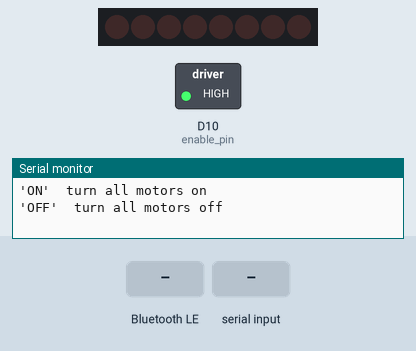
Recording of a sketch running on a simulated Arduino Nano 33 IoT. On the bench: 8 shift-register outputs drawn as a row of LEDs (first output left, lit = HIGH), switched loads named in the sketch (green lamp = pin HIGH), the last lines printed to the serial monitor. Wiring (inferred from the names in the program): shift register (74HC595): SPI. Wiring (inferred from the signals the program sends): row of LEDs: on Q0, Q1, Q2, Q3, Q4, Q5, Q6, Q7. Inputs (shaded band) come from the test bench. Nothing arrives over Bluetooth unless stated; a phone connects over Bluetooth LE 3 s after start.

Above: at 1.2 s.
1.3 s: Bluetooth LE write "ON" received
At 4.0 s:
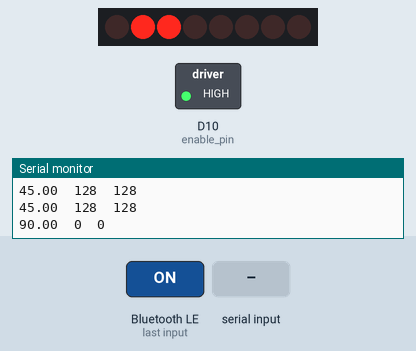
4.3 s: Bluetooth LE write "200" received
At 5.4 s:
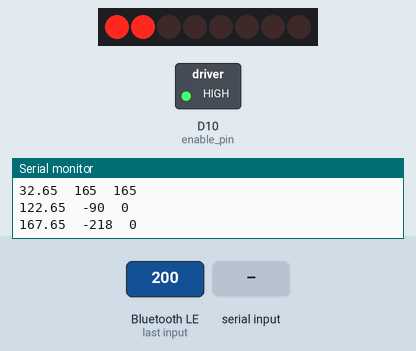
7.0 s: "ON\n" received over Serial
At 7.7 s:
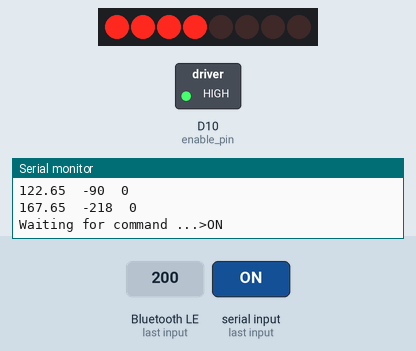
8.5 s: Bluetooth LE write "ON" received
At 9.7 s:
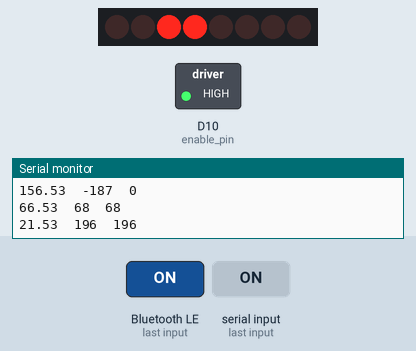
10.0 s: Bluetooth LE write "5" received
At 10.7 s:
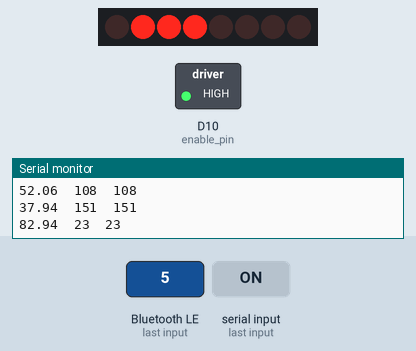
11.5 s: "p90\n" received over Serial
At 12.8 s:
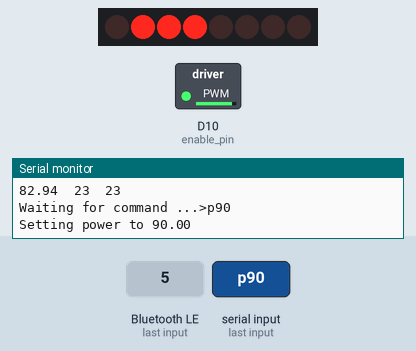
Timing chart, 0 to 14.0 s (numbered marks = the images above; inputs shaded):
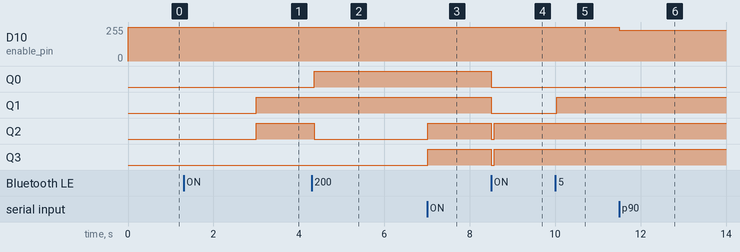

The sketch:

BrummaFirmware.ino
```cpp
#include "Shiftregister.h"
#include "Motorinterface.h"
#include "MotorPlacement.h"
#include "MotorIntensityinterface.h"
#include <ArduinoBLE.h>

const auto enable_pin = 10;
//const auto num_motors = 5; // PT1
const auto num_motors = 4; // PT2

auto motor_interface = Motorinterface<num_motors>(enable_pin);
//auto motor_placement = MotorPlacement<num_motors> {{{45}, {90}, {180}, {360 - 90}, {360 - 45}}}; // PT1
auto motor_placement = MotorPlacement<num_motors> {{
    {360 - 90}, {360 - 45}, {45}, {90}
  }
}; // PT2
auto motor_intensities = MotorintensityInterface<num_motors>(motor_interface);

BLEService directionService("22d40000-458f-44cc-b199-2d6ae6c69984");
BLEBoolCharacteristic enableCharacteristic("22d40001-458f-44cc-b199-2d6ae6c69984", BLERead | BLEWrite);
BLEByteCharacteristic targetYawCharacteristic("22d40002-458f-44cc-b199-2d6ae6c69984", BLERead | BLEWrite);


void setup(void) {
  pinMode(enable_pin, OUTPUT);
  digitalWrite(enable_pin, LOW);

  Serial.begin(115200);
  //  while (!Serial); // Wait un  til serial device is up
  Serial.print("==== Welcome to Brumma! ====\n\n");
  printHelp();
  Serial.setTimeout(1000 * 60 * 60); // 1h timeout

  SPI.begin(); // TODO: move this somewhere else
  motor_interface.allOff();
  digitalWrite(enable_pin, HIGH);

  if (!BLE.begin()) {
    Serial.println("starting BLE failed!");
  } else {
    BLE.setLocalName("BrummaBelt");
    BLE.setAdvertisedService(directionService);
    directionService.addCharacteristic(enableCharacteristic);
    directionService.addCharacteristic(targetYawCharacteristic);
    BLE.addService(directionService);
    BLE.advertise();
  }
}

void loop(void) {
  handleSerialInterface();

  motor_intensities.spin();
  motor_interface.spin();


  BLE.poll();
  if (targetYawCharacteristic.written() and enableCharacteristic.value()) {
    applyTargetYawCharacteristic();
  }

  if (enableCharacteristic.written() ) {
    if (enableCharacteristic.value() ) {
      applyTargetYawCharacteristic();
    } else {
      motor_intensities.allOff();
    }
  }
}

void applyTargetYawCharacteristic() {
  auto newTargetAngle = (targetYawCharacteristic.value() / 255.) * 360;
  //    auto motor = motor_placement.getMotorForAngle(newTargetAngle);
  for (size_t i = 0; i < num_motors; ++i) {
    auto angular_distance = motor_placement.angularDistanceToMotor(i, newTargetAngle);
    auto intensity = constrain(map(angular_distance, 0, 180, 255, -255), 0, 255);
    Serial.print(angular_distance); Serial.print("\t");
    Serial.print(map(angular_distance, 0, 180, 255, -255)); Serial.print("\t");
    Serial.println(intensity);
    motor_intensities.set(i, intensity);
  }
  Serial.println();
}


void handleSerialInterface() {
  if (Serial.available()) {
    Serial.print("Waiting for command ...>");
    String command = Serial.readStringUntil('\n');
    Serial.println(command);

    if (command.startsWith("ON")) {
      motor_intensities.allOn();
    } else if (command.startsWith("OFF")) {
      motor_intensities.allOff();
    }
    else if (command.startsWith("h") or command.startsWith("H")) {
      printHelp();
    }
    else if (command.startsWith("p")) {
      auto power = command.substring(1).toFloat();
      Serial.print("Setting power to ");
      Serial.println(power);
      motor_interface.setPower(map(power, 0, 100, 0, 255));
    }
    else if (command.length() != num_motors) {
      Serial.print("Please provide command with length equal to the number of motors (");
      Serial.print(num_motors);
      Serial.println(")!");
      Serial.print("You command had length ");
      Serial.println(command.length());
    } else {
      for (size_t i = 0; i < command.length(); i++) {
        Serial.print("Set motor "); Serial.println(i);
        motor_intensities.set(i, command.charAt(i) == '0' ? 0 : 255);
      }
      Serial.println("Updated Motors");
    }
  }
}

void printHelp() {
  Serial.println(
    "Commands:\n"
    "'h' or 'H'\tdisplay this help text\n"
    "'p<number>'\tset the power of the motors between 0 and 100\n"
    "0010010\tor any variation thereof enables/disables the motors. The length has to match the number of motors\n"
    "'ON'\tturn all motors on\n"
    "'OFF'\tturn all motors off\n"
  );
}
```

MotorIntensityinterface.h
```cpp
#pragma once
#include "Motorinterface.h"

template<size_t NUM_MOTORS>
class MotorintensityInterface {
  public:
    MotorintensityInterface(Motorinterface<NUM_MOTORS>& motors) : motors_(motors) {
      for (size_t i = 0; i < NUM_MOTORS; ++i)
        intensities_[i] = 0;
    }

    void set(size_t idx, uint8_t intensity) {
      if (idx < NUM_MOTORS)
        intensities_[idx] = intensity;
    }

    void allOn() {
      for (size_t i = 0; i < NUM_MOTORS; i++) intensities_[i] = 255;
    }


    void allOff() {
      for (size_t i = 0; i < NUM_MOTORS; i++) intensities_[i] = 0;
    }

    void spin() {
      // TODO: these updates should be synced to the updates of the motor interface
      const uint8_t levels = 5; // number of possible intensity levels. More levels = more shaky output

      //    Serial.println("INT begin");
      auto current_level = ctr_ % levels;

      for (size_t i = 0; i < NUM_MOTORS; ++i) {
        motors_.set(i, current_level < (levels * (intensities_[i] / 255.)));
      }
      //    Serial.println("INT end");
      ctr_++;
    }

  private:
    Motorinterface<NUM_MOTORS>& motors_;
    uint8_t intensities_[NUM_MOTORS];
    size_t ctr_;
};
```

MotorPlacement.h
```cpp
#pragma once

#include <limits>
#include <algorithm>
#include "Motorinterface.h"

template<class T>
T angularDistance(T a1, T a2) {
  auto dist = abs(a1 - a2);
  return dist > 180 ? 360 - dist : dist;
}

template<class T>
T normalizeAngle(T a) {
  if (a >= 360) return normalizeAngle(a - 360.);
  if (a < 0) return normalizeAngle(a + 360);
  return a;
}


struct MotorInfo {
  float angle = 0.0;
  bool activated = true;

  String toString() {
    return "{" + String(angle) + ", " + (activated ? "true" : "false") + "}";
  }
};

template<size_t NUM_MOTORS>
class MotorPlacement {
  public:
    size_t getMotorForAngle(float angle) {
      auto min_elem = std::min_element(std::begin(motors_), std::end(motors_),
      [angle = normalizeAngle(angle)](MotorInfo lhs, MotorInfo rhs) {
        auto dlhs = lhs.activated ? angularDistance(lhs.angle, angle) : std::numeric_limits<float>::max();
        auto drhs = rhs.activated ? angularDistance(rhs.angle, angle) : std::numeric_limits<float>::max();
        return dlhs < drhs;
      } );
      return std::distance(std::begin(motors_), min_elem);
    }

    float angularDistanceToMotor(size_t motor, float angle) {
      if (motor >= NUM_MOTORS or not motors_[motor].activated) return std::numeric_limits<float>::max();
      return angularDistance(angle, motors_[motor].angle);
    }

    bool isOppositeOf(size_t motor, float angle) {
      if (motor >= NUM_MOTORS or not motors_[motor].activated) return false;
      return angularDistance(normalizeAngle(angle), motors_[motor].angle) > 180;
    }

    String toString() {
      String s = "{";
      for(size_t m = 0; m < NUM_MOTORS; m++) {
        s += motors_[m].toString() + (m < NUM_MOTORS-1 ? ", " : "}");
      }
      return s;
    }

    MotorInfo motors_[NUM_MOTORS];

};

template<size_t CHAIN_LENGTH>
class MotorPlacementCalibrator {
  public:
    MotorPlacementCalibrator(Motorinterface<CHAIN_LENGTH>& motors, MotorPlacement<CHAIN_LENGTH * 8>& motor_placement) :
      motors_(motors), motor_placement_(motor_placement)
    {}

    void setReferenceAngle(float angle) {
      reference_angle_ = normalizeAngle(angle);
    }

    void startCalibration(size_t motor) {
      motors_.allOff();
      motors_.set(motor, true);
      if (motors_.getPower() <= 255 * 0.3) motors_.setPower((uint8_t) (255 * 0.4));
      current_motor_ = motor;
    }

    void stopCalibration(float current_angle) {
      if (isCalibrating()) {
        motor_placement_.motors_[current_motor_].angle = normalizeAngle(reference_angle_ - current_angle);
        motor_placement_.motors_[current_motor_].activated = true;
        current_motor_ = CHAIN_LENGTH * 8;
        Serial.println(motor_placement_.toString());
      }
    }

    void abortCalibration() {
      current_motor_ = CHAIN_LENGTH * 8;
    }

    bool isCalibrating() {
      return current_motor_ < CHAIN_LENGTH * 8;
    }

    size_t getCurrentMotor() {
      return current_motor_;
    }

    float getReferenceAngle() {
      return reference_angle_;
    }

  private:
    float reference_angle_ = 0;
    Motorinterface<CHAIN_LENGTH> & motors_;
    MotorPlacement<CHAIN_LENGTH * 8> & motor_placement_;
    size_t current_motor_ = CHAIN_LENGTH * 8;
};
```

Motorinterface.h
```cpp
#pragma once

#include "Shiftregister.h"

template<size_t NUM_MOTORS>
class Motorinterface {
    constexpr static auto NUM_BYTES = (int)ceil(NUM_MOTORS / 8.);
  public:
    Motorinterface(int8_t power_pin) : power_pin_(power_pin) {
      pinMode(power_pin, OUTPUT);
      setPower(0);
    }

    void allOn() {
      for (size_t i = 0; i < NUM_BYTES; i++) motor_states_[i] = 0b11111111;
    }


    void allOff() {
      for (size_t i = 0; i < NUM_BYTES; i++) motor_states_[i] = 0;
    }

    void set(size_t idx, boolean enabled) {
      if (idx >= size()) return;
      size_t register_id = idx / 8;
      uint8_t bit_id = idx % 8;

      motor_states_[register_id] ^= (-enabled ^ motor_states_[register_id]) & (1UL << bit_id);
    }

    bool get(size_t idx) const {
      if (idx >= size()) return false;
      size_t register_id = idx / 8;
      uint8_t bit_id = idx % 8;

      return (motor_states_[register_id] >> bit_id) & 0x1;
    }

    void setPower(uint8_t power) {
      analogWrite(power_pin_, power);
      current_power_ = power;
    }

    uint8_t getPower() const {
      return current_power_;
    }

    size_t size() const {
      return NUM_MOTORS;
    }

    void spin() {
      if (millis() - last_shiftregister_update_ > MAX_UPDATE_PERIOD) {
        shri_.send(motor_states_);
        last_shiftregister_update_ = millis();
      }
    }

  private:
    Shiftregister<NUM_BYTES> shri_;
    int8_t power_pin_;
    byte motor_states_[NUM_BYTES];
    uint8_t current_power_;
    unsigned long last_shiftregister_update_ = 0;
    static const auto MAX_UPDATE_PERIOD = 2;
};
```

Shiftregister.h
```cpp
#pragma once

#include <SPI.h>


template<size_t NUM_BYTES>
class Shiftregister {

  public:
    Shiftregister() {

    }

    void send(byte data[NUM_BYTES]) {
      SPI.beginTransaction(SPISettings(clock_freq, MSBFIRST, SPI_MODE0));
      for (size_t i = 0; i < NUM_BYTES; i++) {
        SPI.transfer(data[i]);
//        Serial.println(data[i]);
      }
      SPI.endTransaction();
    }

  private:
    static const auto clock_freq = 1000000;

};
```

Measured:
- after the input at 1.3 s, Q1, Q2: LOW → HIGH after 1.7 s
- after the input at 4.3 s, Q0: LOW → HIGH after 0.06 s; Q2: HIGH → LOW after 0.06 s
- after the input at 8.5 s, Q0, Q1: HIGH → LOW at once; Q2, Q3: HIGH → LOW at once, → HIGH 0.08 s later
- after the input at 10.0 s, Q1: LOW → HIGH at once
- after the input at 11.5 s, D10 (enable_pin): 255/255 → 229/255 at once
